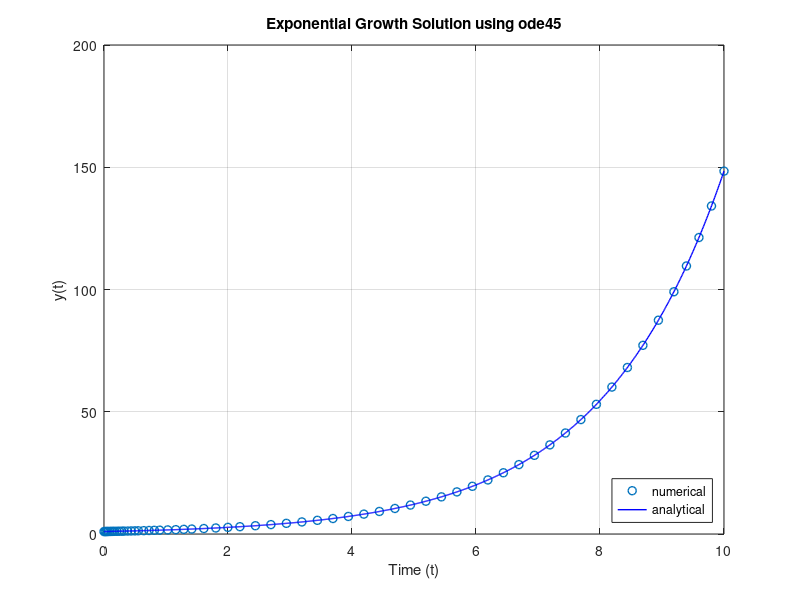

This figure's MATLAB source:
% Parameters
r = 0.5;  % Growth rate
y0 = 1;   % Initial condition`
tspan = [0 10];  % Time span for the solution
tspan_analyt = linspace(0, 10, 1000);

% Function
growthODE = @(t, y) r * y;

% Solve
[t, y] = ode45(growthODE, tspan, y0);

% Analytical solution
y_analyt = @(t) exp(r * t);

% Solve the analytical solution using tspan_analyt
y_sol = y_analyt(tspan_analyt);

% Plot
figure;
plot(t, y, 'o', 'LineWidth', 1); % Numerical solution as discrete points
hold on;
plot(tspan_analyt, y_sol, 'b-', 'LineWidth', 1); % Analytical solution as a continuous line
hold off;
xlabel('Time (t)');
ylabel('y(t)');
title('Exponential Growth Solution using ode45');
legend('numerical', 'analytical', 'Location', 'southeast');
grid on;
